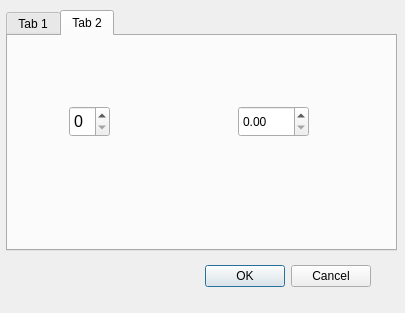
<?xml version="1.0" encoding="UTF-8"?>
<ui version="4.0">
 <class>Dialog</class>
 <widget class="QDialog" name="Dialog">
  <property name="geometry">
   <rect>
    <x>0</x>
    <y>0</y>
    <width>405</width>
    <height>313</height>
   </rect>
  </property>
  <property name="windowTitle">
   <string>Dialog</string>
  </property>
  <widget class="QDialogButtonBox" name="buttonBox">
   <property name="geometry">
    <rect>
     <x>30</x>
     <y>260</y>
     <width>341</width>
     <height>32</height>
    </rect>
   </property>
   <property name="orientation">
    <enum>Qt::Horizontal</enum>
   </property>
   <property name="standardButtons">
    <set>QDialogButtonBox::Cancel|QDialogButtonBox::Ok</set>
   </property>
  </widget>
  <widget class="QTabWidget" name="tabWidget">
   <property name="geometry">
    <rect>
     <x>6</x>
     <y>10</y>
     <width>391</width>
     <height>241</height>
    </rect>
   </property>
   <property name="currentIndex">
    <number>1</number>
   </property>
   <widget class="QWidget" name="tab">
    <attribute name="title">
     <string>Tab 1</string>
    </attribute>
    <widget class="QLineEdit" name="cadena">
     <property name="geometry">
      <rect>
       <x>30</x>
       <y>20</y>
       <width>113</width>
       <height>20</height>
      </rect>
     </property>
     <property name="placeholderText">
      <string>cadena</string>
     </property>
    </widget>
    <widget class="QCheckBox" name="booleano">
     <property name="geometry">
      <rect>
       <x>240</x>
       <y>20</y>
       <width>70</width>
       <height>17</height>
      </rect>
     </property>
     <property name="text">
      <string>CheckBox</string>
     </property>
    </widget>
   </widget>
   <widget class="QWidget" name="tab_2">
    <attribute name="title">
     <string>Tab 2</string>
    </attribute>
    <widget class="QSpinBox" name="Integer">
     <property name="geometry">
      <rect>
       <x>61</x>
       <y>70</y>
       <width>41</width>
       <height>31</height>
      </rect>
     </property>
     <property name="font">
      <font>
       <pointsize>12</pointsize>
      </font>
     </property>
    </widget>
    <widget class="QDoubleSpinBox" name="doubleSpinBox">
     <property name="geometry">
      <rect>
       <x>230</x>
       <y>70</y>
       <width>71</width>
       <height>31</height>
      </rect>
     </property>
    </widget>
   </widget>
  </widget>
 </widget>
 <resources/>
 <connections>
  <connection>
   <sender>buttonBox</sender>
   <signal>accepted()</signal>
   <receiver>Dialog</receiver>
   <slot>accept()</slot>
   <hints>
    <hint type="sourcelabel">
     <x>248</x>
     <y>254</y>
    </hint>
    <hint type="destinationlabel">
     <x>157</x>
     <y>274</y>
    </hint>
   </hints>
  </connection>
  <connection>
   <sender>buttonBox</sender>
   <signal>rejected()</signal>
   <receiver>Dialog</receiver>
   <slot>reject()</slot>
   <hints>
    <hint type="sourcelabel">
     <x>316</x>
     <y>260</y>
    </hint>
    <hint type="destinationlabel">
     <x>286</x>
     <y>274</y>
    </hint>
   </hints>
  </connection>
 </connections>
</ui>
